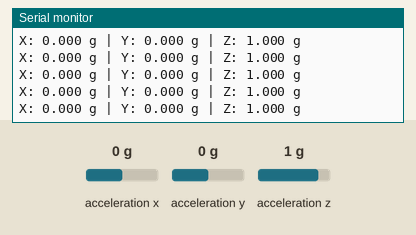
Recording of a sketch running on a simulated Arduino Uno, built with avr-gcc and run on an emulated ATmega328P. On the bench: the last lines printed to the serial monitor. Wiring (inferred from the names in the program): ADXL345 accelerometer at I2C address 0x53. Inputs (shaded band) come from the test bench; at power-on: acceleration x 0 g, acceleration y 0 g, acceleration z 1 g.

Above: at 10.2 s.
10.3 s: acceleration x set to -1.4 g
At 10.4 s:
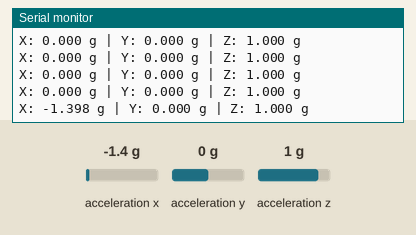
11.8 s: acceleration y set to -1.4 g
At 11.84 s:
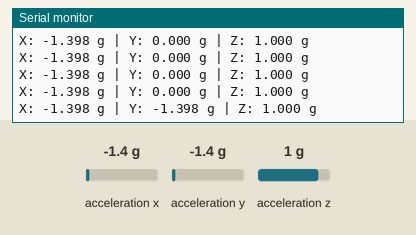
13.3 s: acceleration z set to -1.4 g
At 13.38 s:
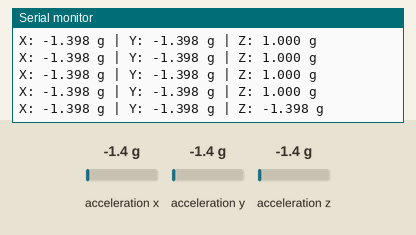
14.8 s: acceleration x set to 0 g
At 14.82 s:
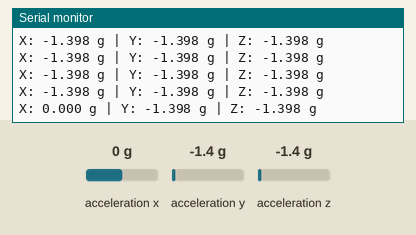

Measured:
- after the input at 10.3 s, the serial monitor: prints a new line after 0.10 s (image 1)
- after the input at 11.8 s, the serial monitor: prints a new line at once (image 2)
- after the input at 13.3 s, the serial monitor: prints a new line after 0.08 s (image 3)
- after the input at 14.8 s, the serial monitor: prints a new line at once (image 4)

The sketch:

IMU.ino
```cpp
#include <Wire.h>

#define ADXL345_ADDRESS 0x53

#define POWER_CTL   0x2D
#define DATA_FORMAT 0x31
#define DATAX0      0x32
#define DEVICE_ID   0x00

float offsetX = 0;
float offsetY = 0;
float offsetZ = 0;

void writeRegister(byte reg, byte value) {
  Wire.beginTransmission(ADXL345_ADDRESS);
  Wire.write(reg);
  Wire.write(value);
  Wire.endTransmission();
}

byte readRegister(byte reg) {
  Wire.beginTransmission(ADXL345_ADDRESS);
  Wire.write(reg);
  Wire.endTransmission(false);

  Wire.requestFrom(ADXL345_ADDRESS, (byte)1);

  if (Wire.available()) {
    return Wire.read();
  }

  return 0;
}

void readAcceleration(int16_t &x, int16_t &y, int16_t &z) {
  Wire.beginTransmission(ADXL345_ADDRESS);
  Wire.write(DATAX0);
  Wire.endTransmission(false);

  Wire.requestFrom(ADXL345_ADDRESS, (byte)6);

  if (Wire.available() == 6) {
    x = (int16_t)(Wire.read() | (Wire.read() << 8));
    y = (int16_t)(Wire.read() | (Wire.read() << 8));
    z = (int16_t)(Wire.read() | (Wire.read() << 8));
  }
}

void calibrate() {
  long sumX = 0;
  long sumY = 0;
  long sumZ = 0;

  const int samples = 1000;

  Serial.println("Keep sensor stationary...");
  delay(2000);

  for (int i = 0; i < samples; i++) {
    int16_t x, y, z;

    readAcceleration(x, y, z);

    sumX += x;
    sumY += y;
    sumZ += z;

    delay(5);
  }

  offsetX = (float)sumX / samples;
  offsetY = (float)sumY / samples;
  offsetZ = (float)sumZ / samples;

  // Assuming sensor is flat, Z should measure approximately +1g.
  // ADXL345 default full-resolution sensitivity is approximately
  // 256 counts/g.
  offsetZ -= 256.0;

  Serial.println("\nCalibration complete!");
  Serial.print("X offset: "); Serial.println(offsetX);
  Serial.print("Y offset: "); Serial.println(offsetY);
  Serial.print("Z offset: "); Serial.println(offsetZ);
}

void setup() {
  Serial.begin(115200);
  Wire.begin();

  delay(1000);

  Serial.println("ADXL345 Diagnostic");

  byte id = readRegister(DEVICE_ID);

  Serial.print("Device ID: 0x");
  Serial.println(id, HEX);

  if (id != 0xE5) {
    Serial.println("ADXL345 not detected!");
    while (1);
  }

  Serial.println("ADXL345 detected!");

  // Set measurement range to +/- 2g
  writeRegister(DATA_FORMAT, 0x08);

  // Enable measurement mode
  writeRegister(POWER_CTL, 0x08);

  delay(100);

  calibrate();
}

void loop() {
  int16_t x, y, z;

  readAcceleration(x, y, z);

  float ax = (x - offsetX) / 256.0;
  float ay = (y - offsetY) / 256.0;
  float az = (z - offsetZ) / 256.0;

  Serial.print("X: ");
  Serial.print(ax, 3);

  Serial.print(" g | Y: ");
  Serial.print(ay, 3);

  Serial.print(" g | Z: ");
  Serial.print(az, 3);

  Serial.println(" g");

  delay(100);
}
```
